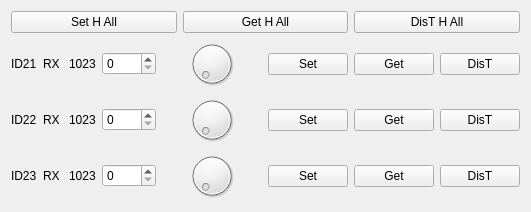
  <widget class="QWidget" name="verticalLayoutWidget_7">
   <property name="geometry">
    <rect>
     <x>550</x>
     <y>70</y>
     <width>531</width>
     <height>205</height>
    </rect>
   </property>
   <layout class="QVBoxLayout" name="verticalLayout_7">
    <item>
     <layout class="QHBoxLayout" name="horizontalLayout_26">
      <item>
       <widget class="QPushButton" name="setHAll_pushButton">
        <property name="text">
         <string>Set H All</string>
        </property>
       </widget>
      </item>
      <item>
       <widget class="QPushButton" name="getHAll_pushButton">
        <property name="text">
         <string>Get H All</string>
        </property>
       </widget>
      </item>
      <item>
       <widget class="QPushButton" name="disTHAll_pushButton">
        <property name="text">
         <string>DisT H All</string>
        </property>
       </widget>
      </item>
     </layout>
    </item>
    <item>
     <layout class="QHBoxLayout" name="horizontalLayout_20">
      <item>
       <widget class="QLabel" name="ID21_label">
        <property name="text">
         <string>ID21</string>
        </property>
       </widget>
      </item>
      <item>
       <widget class="QLabel" name="motorType21_label">
        <property name="text">
         <string>RX</string>
        </property>
       </widget>
      </item>
      <item>
       <widget class="QLabel" name="motor21center_label">
        <property name="text">
         <string>1023</string>
        </property>
       </widget>
      </item>
      <item>
       <widget class="QSpinBox" name="motor21Value_spinBox">
        <property name="maximum">
         <number>1023</number>
        </property>
       </widget>
      </item>
      <item>
       <widget class="QDial" name="motor21value_dial">
        <property name="maximum">
         <number>1023</number>
        </property>
       </widget>
      </item>
      <item>
       <widget class="QPushButton" name="motor21Set_pushButton">
        <property name="text">
         <string>Set</string>
        </property>
       </widget>
      </item>
      <item>
       <widget class="QPushButton" name="motor21Get_pushButton">
        <property name="text">
         <string>Get</string>
        </property>
       </widget>
      </item>
      <item>
       <widget class="QPushButton" name="motor21DisT_pushButton">
        <property name="text">
         <string>DisT</string>
        </property>
       </widget>
      </item>
     </layout>
    </item>
    <item>
     <layout class="QHBoxLayout" name="horizontalLayout_21">
      <item>
       <widget class="QLabel" name="ID22_label">
        <property name="text">
         <string>ID22</string>
        </property>
       </widget>
      </item>
      <item>
       <widget class="QLabel" name="motorType22_label">
        <property name="text">
         <string>RX</string>
        </property>
       </widget>
      </item>
      <item>
       <widget class="QLabel" name="motor22center_label">
        <property name="text">
         <string>1023</string>
        </property>
       </widget>
      </item>
      <item>
       <widget class="QSpinBox" name="motor22Value_spinBox">
        <property name="maximum">
         <number>1023</number>
        </property>
       </widget>
      </item>
      <item>
       <widget class="QDial" name="motor22value_dial">
        <property name="maximum">
         <number>1023</number>
        </property>
       </widget>
      </item>
      <item>
       <widget class="QPushButton" name="motor22Set_pushButton">
        <property name="text">
         <string>Set</string>
        </property>
       </widget>
      </item>
      <item>
       <widget class="QPushButton" name="motor22Get_pushButton">
        <property name="text">
         <string>Get</string>
        </property>
       </widget>
      </item>
      <item>
       <widget class="QPushButton" name="motor22DisT_pushButton">
        <property name="text">
         <string>DisT</string>
        </property>
       </widget>
      </item>
     </layout>
    </item>
    <item>
     <layout class="QHBoxLayout" name="horizontalLayout_19">
      <item>
       <widget class="QLabel" name="ID23_label">
        <property name="text">
         <string>ID23</string>
        </property>
       </widget>
      </item>
      <item>
       <widget class="QLabel" name="motorType23_label">
        <property name="text">
         <string>RX</string>
        </property>
       </widget>
      </item>
      <item>
       <widget class="QLabel" name="motor23center_label">
        <property name="text">
         <string>1023</string>
        </property>
       </widget>
      </item>
      <item>
       <widget class="QSpinBox" name="motor23Value_spinBox">
        <property name="maximum">
         <number>1023</number>
        </property>
       </widget>
      </item>
      <item>
       <widget class="QDial" name="motor23value_dial">
        <property name="maximum">
         <number>1023</number>
        </property>
       </widget>
      </item>
      <item>
       <widget class="QPushButton" name="motor23Set_pushButton">
        <property name="text">
         <string>Set</string>
        </property>
       </widget>
      </item>
      <item>
       <widget class="QPushButton" name="motor23Get_pushButton">
        <property name="text">
         <string>Get</string>
        </property>
       </widget>
      </item>
      <item>
       <widget class="QPushButton" name="motor23DisT_pushButton">
        <property name="text">
         <string>DisT</string>
        </property>
       </widget>
      </item>
     </layout>
    </item>
   </layout>
  </widget>
